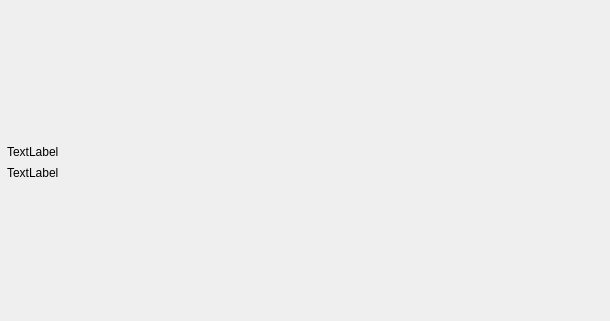
<?xml version="1.0" encoding="UTF-8"?>
<ui version="4.0">
 <class>PLSScheduleComboxItem</class>
 <widget class="QWidget" name="PLSScheduleComboxItem">
  <property name="geometry">
   <rect>
    <x>0</x>
    <y>0</y>
    <width>610</width>
    <height>321</height>
   </rect>
  </property>
  <property name="windowTitle">
   <string>Form</string>
  </property>
  <property name="styleSheet">
   <string notr="true"/>
  </property>
  <layout class="QHBoxLayout" name="horizontalLayout">
   <property name="leftMargin">
    <number>0</number>
   </property>
   <property name="topMargin">
    <number>0</number>
   </property>
   <property name="rightMargin">
    <number>0</number>
   </property>
   <property name="bottomMargin">
    <number>0</number>
   </property>
   <item>
    <widget class="QWidget" name="bgWidget" native="true">
     <layout class="QHBoxLayout" name="horizontalLayout_3" stretch="0,1,0">
      <property name="spacing">
       <number>0</number>
      </property>
      <property name="leftMargin">
       <number>0</number>
      </property>
      <property name="topMargin">
       <number>0</number>
      </property>
      <property name="rightMargin">
       <number>0</number>
      </property>
      <property name="bottomMargin">
       <number>0</number>
      </property>
      <item>
       <widget class="QWidget" name="leftWidget" native="true">
        <layout class="QHBoxLayout" name="horizontalLayout_2">
         <property name="spacing">
          <number>0</number>
         </property>
         <property name="leftMargin">
          <number>0</number>
         </property>
         <property name="topMargin">
          <number>0</number>
         </property>
         <property name="rightMargin">
          <number>0</number>
         </property>
         <property name="bottomMargin">
          <number>0</number>
         </property>
         <item>
          <widget class="ComplexHeaderIcon" name="imgLabel">
           <property name="text">
            <string/>
           </property>
          </widget>
         </item>
        </layout>
       </widget>
      </item>
      <item>
       <widget class="QWidget" name="rightWidget" native="true">
        <layout class="QVBoxLayout" name="verticalLayout">
         <property name="spacing">
          <number>4</number>
         </property>
         <property name="leftMargin">
          <number>0</number>
         </property>
         <property name="topMargin">
          <number>10</number>
         </property>
         <property name="rightMargin">
          <number>0</number>
         </property>
         <property name="bottomMargin">
          <number>10</number>
         </property>
         <item>
          <spacer name="verticalSpacer_2">
           <property name="orientation">
            <enum>Qt::Vertical</enum>
           </property>
           <property name="sizeHint" stdset="0">
            <size>
             <width>20</width>
             <height>40</height>
            </size>
           </property>
          </spacer>
         </item>
         <item>
          <layout class="QHBoxLayout" name="horizontalLayout_4">
           <property name="spacing">
            <number>4</number>
           </property>
           <item>
            <widget class="QLabel" name="titleLabel">
             <property name="text">
              <string notr="true">TextLabel</string>
             </property>
             <property name="textFormat">
              <enum>Qt::PlainText</enum>
             </property>
             <property name="textInteractionFlags">
              <set>Qt::NoTextInteraction</set>
             </property>
            </widget>
           </item>
           <item>
            <widget class="QLabel" name="iconLabel">
             <property name="text">
              <string/>
             </property>
            </widget>
           </item>
           <item>
            <spacer name="horizontalSpacer">
             <property name="orientation">
              <enum>Qt::Horizontal</enum>
             </property>
             <property name="sizeHint" stdset="0">
              <size>
               <width>40</width>
               <height>20</height>
              </size>
             </property>
            </spacer>
           </item>
          </layout>
         </item>
         <item>
          <widget class="QLabel" name="detailLabel">
           <property name="text">
            <string>TextLabel</string>
           </property>
           <property name="textInteractionFlags">
            <set>Qt::NoTextInteraction</set>
           </property>
          </widget>
         </item>
         <item>
          <spacer name="verticalSpacer">
           <property name="orientation">
            <enum>Qt::Vertical</enum>
           </property>
           <property name="sizeHint" stdset="0">
            <size>
             <width>20</width>
             <height>40</height>
            </size>
           </property>
          </spacer>
         </item>
        </layout>
       </widget>
      </item>
      <item>
       <widget class="QLabel" name="rightImageLabel">
        <property name="text">
         <string/>
        </property>
       </widget>
      </item>
     </layout>
    </widget>
   </item>
  </layout>
 </widget>
 <customwidgets>
  <customwidget>
   <class>ComplexHeaderIcon</class>
   <extends>QLabel</extends>
   <header location="global">ComplexHeaderIcon.h</header>
  </customwidget>
 </customwidgets>
 <resources/>
 <connections/>
</ui>
